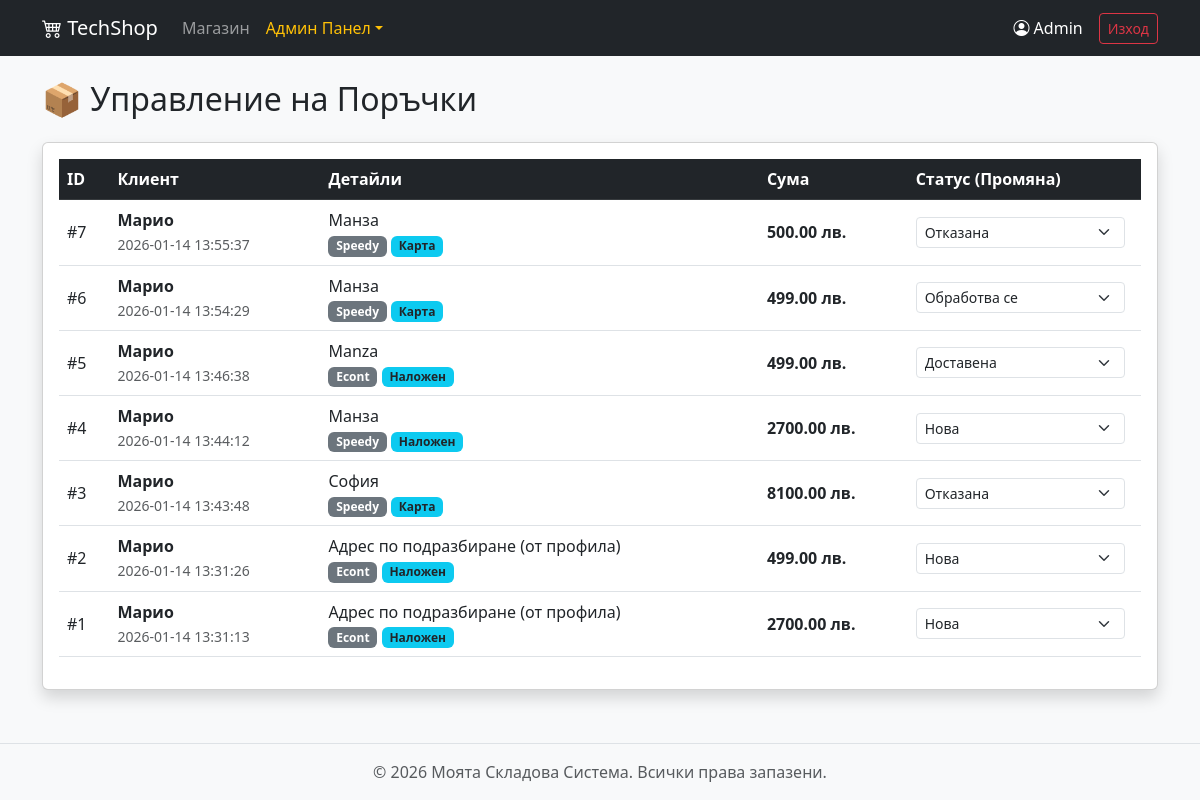
The page /admin/admin_orders.php (signed in) on the database its author committed.
### tables this page shows
CREATE TABLE `orders` (
  `id` int(11) NOT NULL,
  `user_id` int(11) NOT NULL,
  `total_amount` decimal(10,2) NOT NULL,
  `payment_method` varchar(50) NOT NULL,
  `courier` varchar(50) NOT NULL,
  `delivery_address` text NOT NULL,
  `status` varchar(50) DEFAULT 'new',
  `created_at` datetime DEFAULT current_timestamp()
);

CREATE TABLE `users` (
  `id` int(11) NOT NULL,
  `username` varchar(50) NOT NULL,
  `password` varchar(255) NOT NULL,
  `created_at` timestamp NOT NULL DEFAULT current_timestamp(),
  `role` enum('admin','user') DEFAULT 'user',
  `balance` decimal(10,2) DEFAULT 2000.00
);

### admin/admin_orders.php (the view, shortened to what this page needs)
<?php
require '../includes/config.php';
require '../includes/header.php';
$sql = "SELECT o.*, u.username
        FROM orders o
        JOIN users u ON o.user_id = u.id
        ORDER BY o.created_at DESC";
$orders = $pdo->query($sql)->fetchAll();
$statuses = [
    'new' => 'Нова',
    'processing' => 'Обработва се',
    'sent' => 'Изпратена',
    'completed' => 'Доставена',
    'cancelled' => 'Отказана'
];
?>
    <h2 class="mb-4">📦 Управление на Поръчки</h2>
    <div class="card shadow">
        <div class="card-body">
            <table class="table table-hover align-middle">
                <thead class="table-dark">
                <tr>
                    <th>ID</th>
                    <th>Клиент</th>
                    <th>Детайли</th>
                    <th>Сума</th>
                    <th>Статус (Промяна)</th>
                </tr>
                </thead>
                <tbody>
                <?php foreach ($orders as $order): ?>
                    <tr>
                        <td>#<?= $order['id'] ?></td>
                        <td>
                            <strong><?= htmlspecialchars($order['username']) ?></strong><br>
                            <small class="text-muted"><?= $order['created_at'] ?></small>
                        </td>
                        <td>
                            <?= htmlspecialchars($order['delivery_address']) ?><br>
                            <span class="badge bg-secondary"><?= $order['courier'] ?></span>
                            <span class="badge bg-info text-dark"><?= $order['payment_method'] == 'card' ? 'Карта' : 'Наложен' ?></span>
                        </td>
                        <td class="fw-bold"><?= $order['total_amount'] ?> лв.</td>
                        <td>
                            <form method="POST" class="d-flex">
                                <select name="status" class="form-select form-select-sm me-2" onchange="this.form.submit()">
                                    <?php foreach($statuses as $key => $label): ?>
                                        <option value="<?= $key ?>" <?= $order['status'] == $key ? 'selected' : '' ?>>
                                            <?= $label ?>
                                        </option>
                                    <?php endforeach; ?>
                                </select>
                            </form>
                        </td>
                    </tr>
                <?php endforeach; ?>
                </tbody>
            </table>
        </div>
    </div>
<?php require '../includes/footer.php'; ?>

### rows shown on the page
orders: id "7", user.username "Марио", created_at "2026-01-14 13:55:37", delivery_address "Манза", courier "Speedy", payment_method "Карта", total_amount "500.00", status "Отказана"
orders: id "6", user.username "Марио", created_at "2026-01-14 13:54:29", delivery_address "Манза", courier "Speedy", payment_method "Карта", total_amount "499.00", status "Обработва се"
orders: id "5", user.username "Марио", created_at "2026-01-14 13:46:38", delivery_address "Manza", courier "Econt", payment_method "Наложен", total_amount "499.00", status "Доставена"
orders: id "4", user.username "Марио", created_at "2026-01-14 13:44:12", delivery_address "Манза", courier "Speedy", payment_method "Наложен", total_amount "2700.00", status "Нова"
orders: id "3", user.username "Марио", created_at "2026-01-14 13:43:48", delivery_address "София", courier "Speedy", payment_method "Карта", total_amount "8100.00", status "Отказана"
orders: id "2", user.username "Марио", created_at "2026-01-14 13:31:26", delivery_address "Адрес по подразбиране (от профила)", courier "Econt", payment_method "Наложен", total_amount "499.00", status "Нова"
orders: id "1", user.username "Марио", created_at "2026-01-14 13:31:13", delivery_address "Адрес по подразбиране (от профила)", courier "Econt", payment_method "Наложен", total_amount "2700.00", status "Нова"

### other values the page prints
$_SESSION['username'] "Admin"
